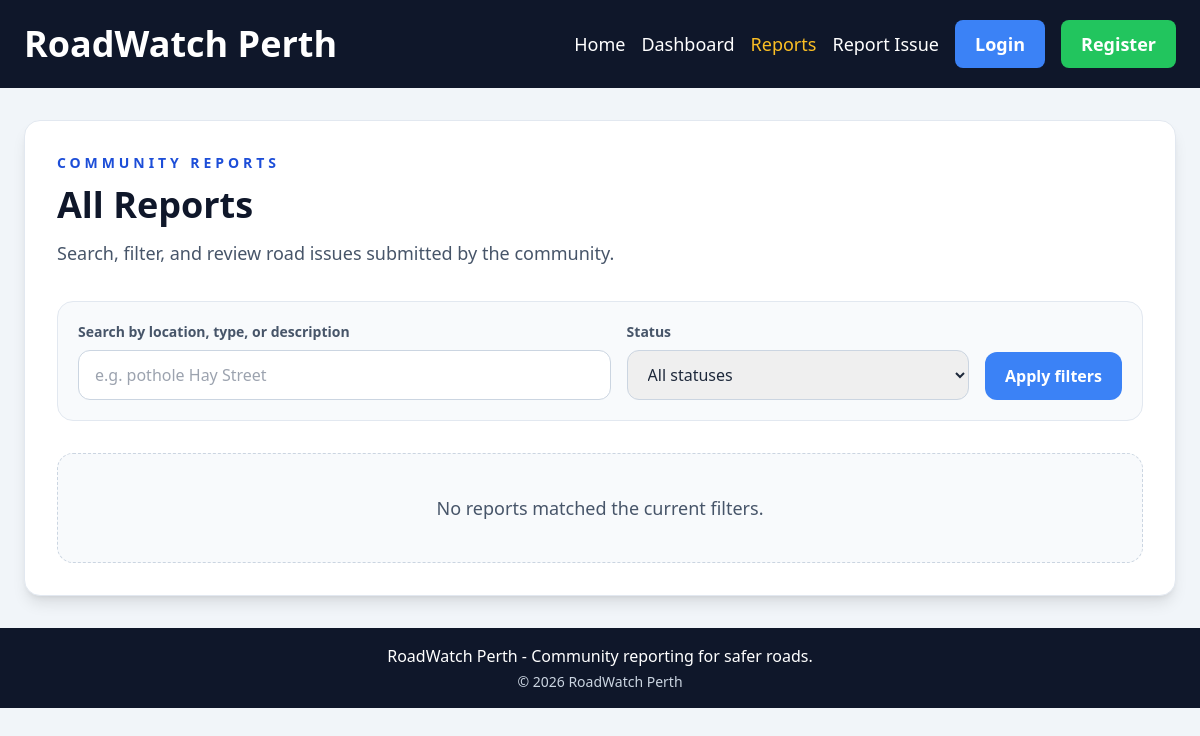
The page /reports/ on the database as committed earlier.
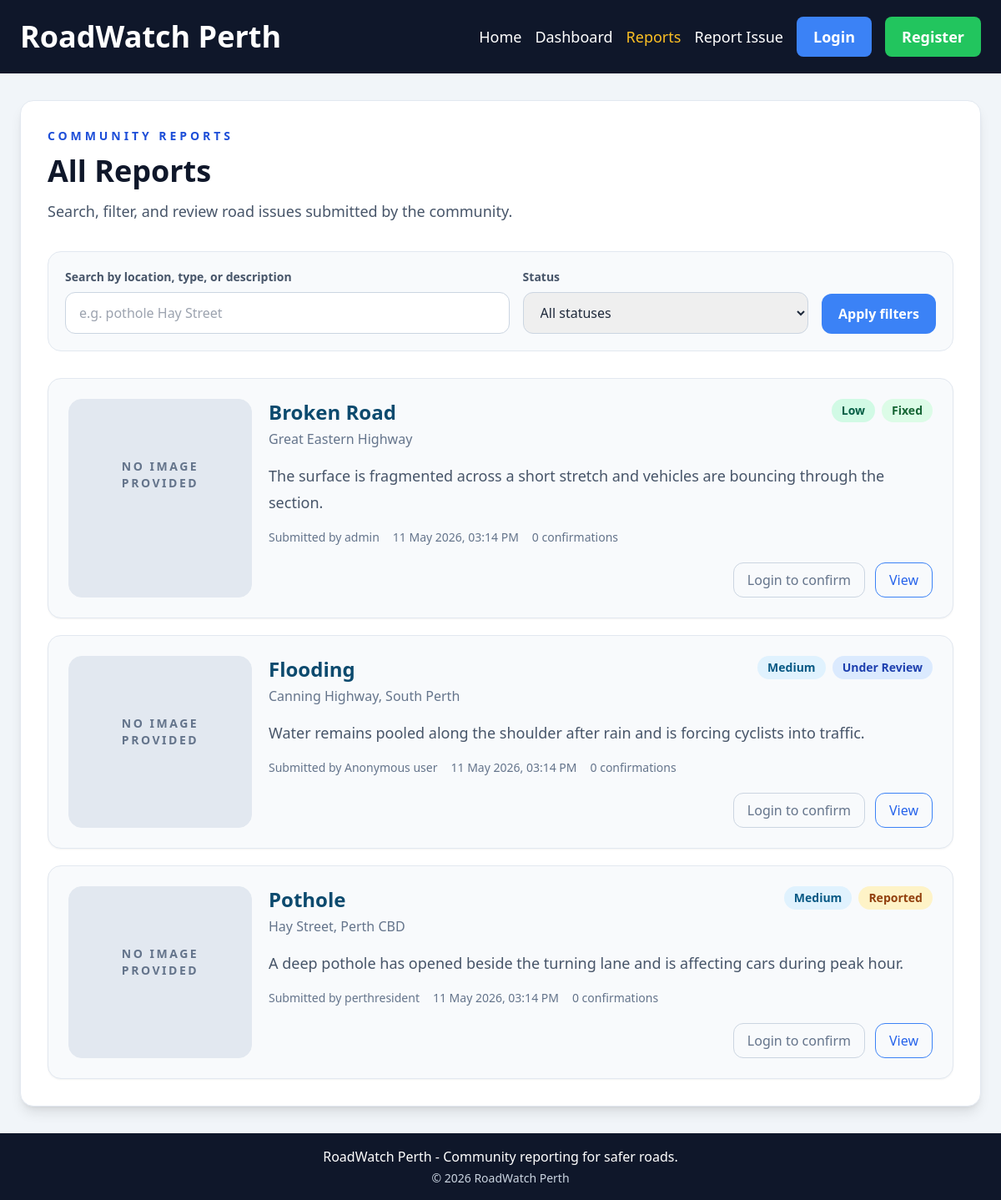
The same page on the database as committed later.
### roadwatch/models.py (models this page shows, shortened)
class Report(db.Model):
    __tablename__ = "reports"
    ISSUE_TYPES = (
        "Pothole",
        "Broken Road",
        "Crack",
        "Flooding",
        "Missing Sign",
        "Other",
    )
    STATUSES = ("Reported", "Under Review", "Fixed")
    SEVERITIES = ("Low", "Medium", "High", "Urgent")
    id = db.Column(db.Integer, primary_key=True)
    issue_type = db.Column(db.String(50), nullable=False, index=True)
    location = db.Column(db.String(255), nullable=False, index=True)
    location_key = db.Column(db.String(255), nullable=False, index=True)
    description = db.Column(db.Text, nullable=False)
    image_url = db.Column(db.String(500), nullable=True)
    status = db.Column(db.String(30), nullable=False, default="Reported", index=True)
    severity = db.Column(db.String(20), nullable=False, default="Medium", index=True)
    is_anonymous = db.Column(db.Boolean, nullable=False, default=False)
    created_at = db.Column(db.DateTime(timezone=True), nullable=False, default=utcnow, index=True)
    updated_at = db.Column(db.DateTime(timezone=True), nullable=False, default=utcnow, onupdate=utcnow)
    reporter_id = db.Column(db.Integer, db.ForeignKey("users.id", ondelete="SET NULL"), nullable=True, index=True)
    reporter = db.relationship("User", back_populates="reports")
    status_notes = db.relationship(
        "ReportStatusNote",
        back_populates="report",
        cascade="all, delete-orphan",
        lazy="dynamic",
        order_by="ReportStatusNote.created_at.desc()",
    )
    confirmations = db.relationship(
        "Confirmation",
        back_populates="report",
        cascade="all, delete-orphan",
    )
    @property
    def reporter_label(self):
        if self.is_anonymous:
            return "Anonymous user"
        if self.reporter:
            return self.reporter.username
        return "Guest reporter"
    def can_be_managed_by(self, user):
        return bool(user and user.is_authenticated and user.can_manage(self))
    @property
    def confirmation_count(self):
        return len(self.confirmations)

class User(UserMixin, db.Model):
    __tablename__ = "users"
    id = db.Column(db.Integer, primary_key=True)
    username = db.Column(db.String(50), unique=True, nullable=False, index=True)
    email = db.Column(db.String(255), unique=True, nullable=False, index=True)
    password_hash = db.Column(db.String(255), nullable=False)
    is_admin = db.Column(db.Boolean, nullable=False, default=False)
    is_active = db.Column(db.Boolean, nullable=False, default=True)
    created_at = db.Column(db.DateTime(timezone=True), nullable=False, default=utcnow)
    reports = db.relationship("Report", back_populates="reporter", lazy="dynamic")
    confirmations = db.relationship(
        "Confirmation",
        back_populates="user",
        cascade="all, delete-orphan",
        lazy="dynamic",
    )

### roadwatch/reports.py (the view, shortened to what this page needs)
@reports_bp.get("/")
def list_reports():
    search_term = request.args.get("q", "").strip()
    selected_status = request.args.get("status", "").strip()
    mine_only = request.args.get("mine") == "1"
    query = Report.query
    if selected_status in Report.STATUSES:
        query = query.filter(Report.status == selected_status)
    if mine_only:
        if not current_user.is_authenticated:
            flash("Log in to filter the list to your own reports.", "warning")
            return redirect(url_for("auth.login", next=request.full_path))
        query = query.filter(Report.reporter_id == current_user.id)
    reports = query.order_by(Report.created_at.desc()).all()
    return render_template(
        "reports.html",
        reports=reports,
        filters={"q": search_term, "status": selected_status, "mine": mine_only},
    )

### roadwatch/security.py (called while the page is built)
def validate_csrf():
    if request.method not in {"POST", "PUT", "PATCH", "DELETE"}:
        return
    submitted_token = request.form.get("csrf_token") or request.headers.get("X-CSRF-Token")
    if not submitted_token or submitted_token != session.get("_csrf_token"):
        abort(400)

### templates/reports.html (shortened to what this page needs)
{% extends "base.html" %}
{% block content %}
  <section class="rounded-2xl border border-slate-200 bg-white p-8 shadow-lg">
    <p class="mb-3 text-sm font-bold uppercase tracking-[0.28em] text-blue-700">Community Reports</p>
    <h1 class="mb-3 text-4xl font-bold text-slate-900">All Reports</h1>
    <p class="mb-8 text-lg leading-8 text-slate-600">Search, filter, and review road issues submitted by the community.</p>
    <form method="get" class="mb-8 grid gap-4 rounded-2xl border border-slate-200 bg-slate-50 p-5 md:grid-cols-[1.4fr,0.9fr,auto]">
      <div>
        <label for="q" class="mb-2 block text-sm font-semibold text-slate-600">Search by location, type, or description</label>
        <input id="q" name="q" value="{{ filters.q }}" class="w-full rounded-xl border border-slate-300 px-4 py-3" placeholder="e.g. pothole Hay Street">
      </div>
      <div>
        <label for="status" class="mb-2 block text-sm font-semibold text-slate-600">Status</label>
        <select id="status" name="status" class="w-full rounded-xl border border-slate-300 px-4 py-3">
          <option value="">All statuses</option>
        </select>
      </div>
      <div class="flex flex-col justify-end gap-3">
        <button type="submit" class="rounded-xl bg-blue-500 px-5 py-3 font-semibold text-white hover:bg-blue-600">Apply filters</button>
      </div>
    </form>
    {% if reports %}
      <div class="space-y-5">
        {% for report in reports %}
          <article class="rounded-2xl border border-slate-200 bg-slate-50 p-6 shadow-sm">
            <div class="grid gap-5 md:grid-cols-[220px,1fr]">
              <div class="overflow-hidden rounded-2xl border border-slate-200 bg-slate-200">
                {% if report.image_url %}
                  <img src="{{ report.image_url }}" alt="{{ report.issue_type }} image" class="h-full min-h-[180px] w-full object-cover">
                {% else %}
                  <div class="flex min-h-[180px] items-center justify-center bg-slate-200 px-6 text-center text-sm font-semibold uppercase tracking-[0.18em] text-slate-500">
                    No image provided
                  </div>
                {% endif %}
              </div>
              <div>
                <div class="mb-4 flex flex-wrap items-start justify-between gap-4">
                  <div>
                    <h2 class="mb-1 text-2xl font-bold text-sky-900">{{ report.issue_type }}</h2>
                    <p class="text-base text-slate-500">{{ report.location }}</p>
                  </div>
                  <div class="flex flex-wrap gap-2">
                    <span class="rounded-full px-3 py-1 text-sm font-bold {{ severity_styles[report.severity] }}">{{ report.severity }}</span>
                    <span class="rounded-full px-3 py-1 text-sm font-bold {{ status_styles[report.status] }}">{{ report.status }}</span>
                  </div>
                </div>
                <p class="mb-4 text-lg leading-8 text-slate-600">{{ report.description[:220] }}{% if report.description|length > 220 %}...{% endif %}</p>
                <div class="mb-5 flex flex-wrap gap-4 text-sm text-slate-500">
                  <span>Submitted by {{ report.reporter_label }}</span>
                  <span>{{ report.created_at|datetime_label }}</span>
                  <span>{{ report.confirmation_count }} confirmation{% if report.confirmation_count != 1 %}s{% endif %}</span>
                </div>
                <div class="flex flex-wrap justify-end gap-3">
                  {% if current_user.is_authenticated %}
                    <form method="post" action="{{ url_for('reports.toggle_confirmation', report_id=report.id) }}">
                      <input type="hidden" name="csrf_token" value="{{ csrf_token() }}">
                      <button type="submit" class="rounded-xl border px-4 py-2 font-medium {% if report.is_confirmed_by(current_user) %}border-green-500 text-green-700 hover:bg-green-50{% else %}border-slate-300 text-slate-700 hover:bg-slate-100{% endif %}">
                        {% if report.is_confirmed_by(current_user) %}Confirmed{% else %}Confirm Issue{% endif %}
                      </button>
                    </form>
                  {% else %}
                    <span class="rounded-xl border border-slate-300 px-4 py-2 font-medium text-slate-500">Login to confirm</span>
                  {% endif %}
                  <a href="{{ url_for('reports.report_details', report_id=report.id) }}" class="rounded-xl border border-blue-500 px-4 py-2 font-medium text-blue-600 no-underline hover:bg-blue-50">View</a>
                </div>
              </div>
            </div>
          </article>
        {% endfor %}
      </div>
    {% else %}
      <div class="rounded-2xl border border-dashed border-slate-300 bg-slate-50 p-10 text-center">
        <p class="text-lg text-slate-600">No reports matched the current filters.</p>
      </div>
    {% endif %}
  </section>
{% endblock %}

### templates/base.html (shortened to what this page needs)
<!DOCTYPE html>
<html lang="en">
<head>
  <script src="https://cdn.tailwindcss.com"></script>
</head>
<body class="min-h-screen bg-slate-100 text-slate-800">
  <nav class="bg-slate-900">
    <div class="mx-auto flex max-w-7xl flex-wrap items-center justify-between gap-4 px-6 py-5">
      <a href="{{ url_for('main.index') }}" class="text-4xl font-bold text-white no-underline">RoadWatch Perth</a>
      <div class="flex flex-wrap items-center gap-4 text-base text-white md:text-lg">
        <a href="{{ url_for('main.index') }}" class="{% if request.endpoint == 'main.index' %}text-amber-400{% else %}hover:text-amber-400{% endif %}">Home</a>
        <a href="{{ url_for('main.dashboard') }}" class="{% if request.endpoint == 'main.dashboard' %}text-amber-400{% else %}hover:text-amber-400{% endif %}">Dashboard</a>
        <a href="{{ url_for('reports.list_reports') }}" class="{% if request.endpoint == 'reports.list_reports' or request.endpoint == 'reports.report_details' %}text-amber-400{% else %}hover:text-amber-400{% endif %}">Reports</a>
        <a href="{{ url_for('reports.create_report') }}" class="{% if request.endpoint == 'reports.create_report' or request.endpoint == 'reports.edit_report' %}text-amber-400{% else %}hover:text-amber-400{% endif %}">Report Issue</a>
        {% if current_user.is_authenticated %}
          {% if current_user.is_admin %}
            <a href="{{ url_for('admin.admin_panel') }}" class="{% if request.endpoint == 'admin.admin_panel' %}text-amber-400{% else %}hover:text-amber-400{% endif %}">Admin</a>
          {% endif %}
          <span class="rounded-full bg-slate-800 px-3 py-1 text-sm text-slate-200">
            {{ current_user.username }}{% if current_user.is_admin %} | admin{% endif %}
          </span>
          <form method="post" action="{{ url_for('auth.logout') }}">
            <input type="hidden" name="csrf_token" value="{{ csrf_token() }}">
            <button type="submit" class="rounded-lg bg-slate-700 px-4 py-2 font-semibold text-white hover:bg-slate-600">Logout</button>
          </form>
        {% else %}
          <a href="{{ url_for('auth.login') }}" class="{% if request.endpoint == 'auth.login' %}text-amber-400{% else %}rounded-lg bg-blue-500 px-5 py-2.5 font-semibold text-white no-underline hover:bg-blue-600{% endif %}">Login</a>
          <a href="{{ url_for('auth.register') }}" class="{% if request.endpoint == 'auth.register' %}text-amber-400{% else %}rounded-lg bg-green-500 px-5 py-2.5 font-semibold text-white no-underline hover:bg-green-600{% endif %}">Register</a>
        {% endif %}
      </div>
    </div>
  </nav>
  <main class="px-6 py-8">
    <div class="mx-auto max-w-7xl">
      {% block content %}{% endblock %}
    </div>
  </main>
  <footer class="bg-slate-900 py-4 text-center text-white">
    <p class="mb-0">RoadWatch Perth - Community reporting for safer roads.</p>
    <p class="mt-1 text-sm text-slate-300">&copy; {{ current_year }} RoadWatch Perth</p>
  </footer>
</body>
</html>

Rows that differ between the two databases and show on the page:
added Report: shows "NO IMAGE PROVIDED", issue_type "Broken Road", location "Great Eastern Highway", severity "Low", status "Fixed", description "The surface is fragmented across a short stretch and vehicles are bouncing through the section.", reporter_label "admin", created_at "11 May 2026, 03:14 PM", confirmation_count "0"
added Report: shows "NO IMAGE PROVIDED", issue_type "Flooding", location "Canning Highway, South Perth", severity "Medium", status "Under Review", description "Water remains pooled along the shoulder after rain and is forcing cyclists into traffic.", reporter_label "Anonymous user", created_at "11 May 2026, 03:14 PM", confirmation_count "0"
added Report: shows "NO IMAGE PROVIDED", issue_type "Pothole", location "Hay Street, Perth CBD", severity "Medium", status "Reported", description "A deep pothole has opened beside the turning lane and is affecting cars during peak hour.", reporter_label "perthresident", created_at "11 May 2026, 03:14 PM", confirmation_count "0"
Other text that changed with them:
text no longer shown: "No reports matched the current filters."
